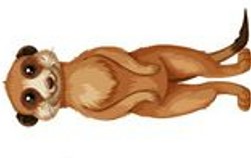
#> input picture HW2/Practical/Practical 2/Meerkat.jpg, 251 x 158 px
$ jupyter execute RANSAC.ipynb
#> lines starting #> are read from the running program, lines starting #| are printed output that depends on the picture
# RANSAC

## import library

[cell 1]
import random
import matplotlib.pyplot as plt
import numpy as np #########

## Generate points

[cell 2]
# Set random seed for reproducibility
random.seed(42)

# Generate fixed set of points
points = []
# Inliers: roughly along the line y = 2x + 1 with some noise
for _ in range(30):
    x = random.uniform(0, 10)
    y = 2 * x + 1 + random.uniform(-1, 1)  # Small noise
    points.append((x, y))
# Outliers: random points
for _ in range(10):
    x = random.uniform(0, 10)
    y = random.uniform(0, 15)
    points.append((x, y))

# Convert to list of (x, y) tuples that won't change
points = [(x, y) for x, y in points]

## distance to line

[cell 3]
def distance_to_line(x0, y0, x1, y1, x2, y2):
    # find y = mx + h
    m = (y2 - y1) / (x2 - x1) if x2 != x1 else None
    h = y1 - m * x1 if m != None else None
    # find distance with mx - y + h = 0
    if m != None:
        num = np.abs(m * x0 - y0 + h)
        denom = np.sqrt(m**2 + 1)
    else:
        num = np.abs(x0 - x1)
        denom = 1 if y1 != y2 else 0
    return num / denom if denom != 0 else float('inf')

## fit line

[cell 4]
def fit_line(x1, y1, x2, y2):
    m = (y2 - y1) / (x2 - x1) if x2 != x1 else None
    b = y1 - m * x1 if m != None else None
    return m, b

## ransac line fit

Inputs: points (list of (x, y) tuples), n_iterations (number of tries), threshold (max distance for inliers)

###Steps:
1. Randomly pick two points to define a line
2. Use fit_line to get the slope and intercept
3. Find all points within the threshold distance to the line (inliers)
4. Keep track of the line with the most inliers
5. For each iteration, plot the current line, inliers (blue), and outliers (red) with a pause
6. After all iterations, plot the best line with its inliers and outliers
######Return: best_model (slope, intercept), best_inliers (list of inlier points)

[cell 5]
#TODO: Implement the RANSAC algorithm to fit a line to the points

def ransac_line_fit(points, n_iterations=20, threshold=0.5):
#> called with n_iterations = 20, threshold = 0.5
    best_inliers = []
    best_model = None
    best_num_inliers = 0

    for iteration in range(n_iterations):
        # Step 1: Randomly select two points (hint: use random.sample)
        #TODO: Implement point selection
        samples = random.sample(points, 2)
        point1 = samples[0]
        point2 = samples[1]

        # Step 2: Define the line
        #TODO: Call fit_line with your selected points
        m, b = fit_line(point1[0], point1[1], point2[0], point2[1])

        # Step 3: Find inliers
        inliers = []
        outliers = []
        #TODO: Loop through points, calculate distances, and classify as inliers or outliers
        # Hint: Use distance_to_line; handle vertical lines (infinite slope) separately
        for point in points:
            dist = distance_to_line(point[0], point[1], point1[0], point1[1], point2[0], point2[1])
            if dist <= threshold:
                inliers.append(point)
            else:
                outliers.append(point)

        # Step 4: Update best model if current model has more inliers
        #TODO: Compare number of inliers and update best_model, best_inliers, best_num_inliers
        if len(inliers) > best_num_inliers:
            best_num_inliers = len(inliers)
            best_inliers = inliers
            best_model = (m, b)


        # Step 5: Visualize current iteration (provided, but use your variables)
        plt.clf()
        if inliers:
            in_x, in_y = zip(*inliers)
            plt.scatter(in_x, in_y, color='blue', label='Inliers')
        if outliers:
            out_x, out_y = zip(*outliers)
            plt.scatter(out_x, out_y, color='red', label='Outliers')
        # Plot the current line
        if m != float('inf'):
            x_vals = [0, 10]
            y_vals = [m * x + b for x in x_vals]
            plt.plot(x_vals, y_vals, 'g--', label='Current Line')
            eq_str = f"y = {m:.2f}x + {b:.2f}"
        else:
            plt.axvline(x=b, color='g', linestyle='--', label='Current Line')
            eq_str = f"x = {b:.2f}"
        plt.title(f"Iteration {iteration + 1}/{n_iterations}, Inliers: {len(inliers)}, {eq_str}")
        plt.legend()
        plt.xlim(0, 10)
        plt.ylim(0, 15)
        plt.pause(0.5)
#> this loop made 20 passes
#> pass 1, in ransac_line_fit, `plt.pause(0.5)`:
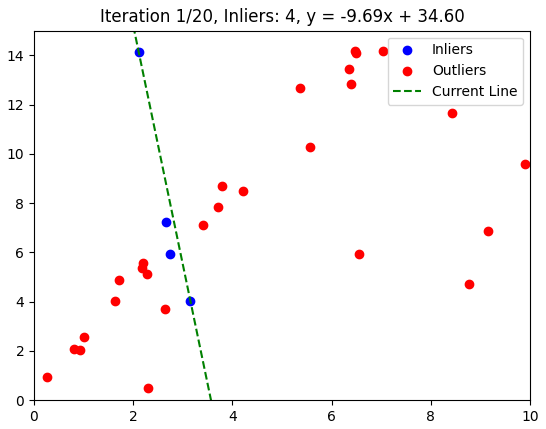
#> figure drawn by matplotlib, 1 panel

    # Final plot with best model (provided, but use your best_model)
    plt.clf()
    in_x, in_y = zip(*best_inliers) if best_inliers else ([], [])
    out_x, out_y = zip(*[p for p in points if p not in best_inliers])
    plt.scatter(in_x, in_y, color='blue', label='Inliers')
    plt.scatter(out_x, out_y, color='red', label='Outliers')
    if best_model[0] != float('inf'):
        x_vals = [0, 10]
        y_vals = [best_model[0] * x + best_model[1] for x in x_vals]
        plt.plot(x_vals, y_vals, 'g--', label='Best Fit Line')
        final_eq = f"y = {best_model[0]:.2f}x + {best_model[1]:.2f}"
    else:
        plt.axvline(x=best_model[1], color='g', linestyle='--', label='Best Fit Line')
        final_eq = f"x = {best_model[1]:.2f}"
    plt.title(f"Final Result, Best Inliers: {best_num_inliers}, {final_eq}")
    plt.legend()
    plt.xlim(0, 10)
    plt.ylim(0, 15)
    plt.show()
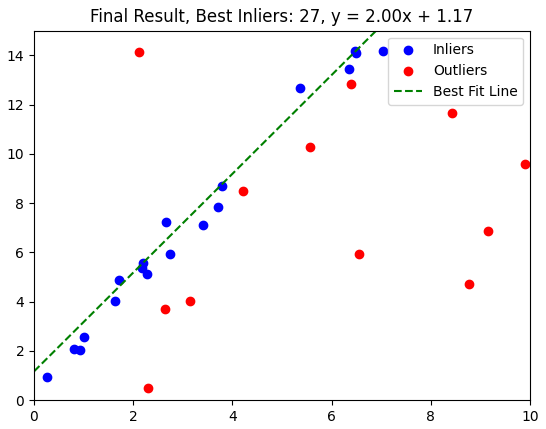
#> figure drawn by matplotlib, 1 panel

    return best_model, best_inliers

## Run RANSAC

[cell 6]
best_model, best_inliers = ransac_line_fit(points)
print(f"Best line: slope = {best_model[0]}, intercept = {best_model[1]}")

# RANSAC application

## import library

[cell 7]
import cv2
import numpy as np
import matplotlib.pyplot as plt

## load images

[cell 8]
object_img = cv2.imread('Meerkat.jpg', cv2.IMREAD_GRAYSCALE)  # object
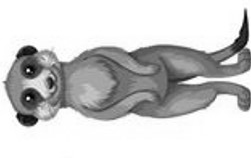
#> object_img: shape (158, 251); min 0, max 255, mean 202.9
scene_img = cv2.imread('animals.jpg', cv2.IMREAD_GRAYSCALE)   # Scene image with objects
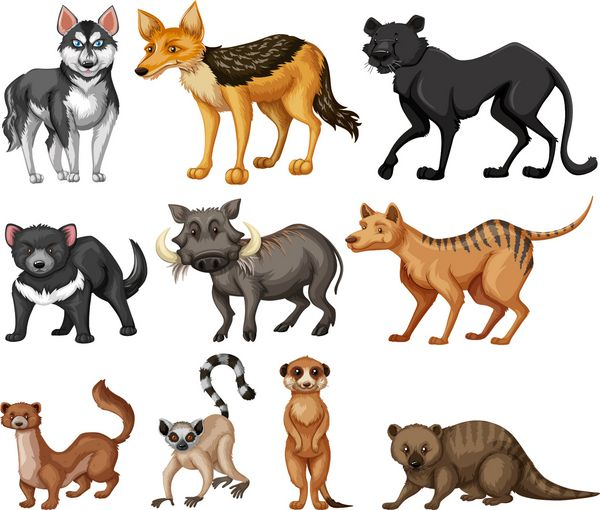
#> input picture HW2/Practical/Practical 2/animals.jpg, 600 x 510 px
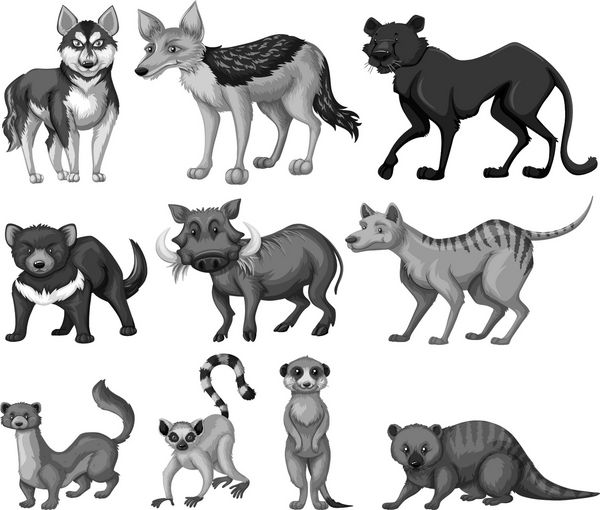
#> scene_img: shape (510, 600); min 0, max 255, mean 196.2

if object_img is None or scene_img is None:
    raise Exception("Images not found. Please provide 'Meerkat.jpg' and 'animals.jpg'.")

## Homography & RANSAC application

[cell 9]
# Feature Detection and Description (using SIFT)
sift = cv2.SIFT_create()
kp_obj, des_obj = sift.detectAndCompute(object_img, None)
#> kp_obj = 249 keypoints; strongest (x, y, size): (28, 98, 2.3), (28, 70, 2.2), (27, 120, 10.5), (27, 52, 10)
kp_scene, des_scene = sift.detectAndCompute(scene_img, None)
#> kp_scene = 1515 keypoints; strongest (x, y, size): (386, 170, 11.1), (489, 173, 8), (250, 394, 8), (529, 172, 8.4)


# Feature Matching (using KNN with ratio test)
bf = cv2.BFMatcher()
matches = bf.knnMatch(des_obj, des_scene, k=2)
#> matches = 249 matches


# Apply ratio test to filter good matches
good_matches = []
for m, n in matches:
    if m.distance < 0.75 * n.distance:  # Lowe's ratio test
        good_matches.append(m)
#> after the loop, good_matches = 73 matches


# Draw matches for visualization
img_matches = cv2.drawMatches(object_img, kp_obj, scene_img, kp_scene, good_matches, None,
                             flags=cv2.DrawMatchesFlags_NOT_DRAW_SINGLE_POINTS)
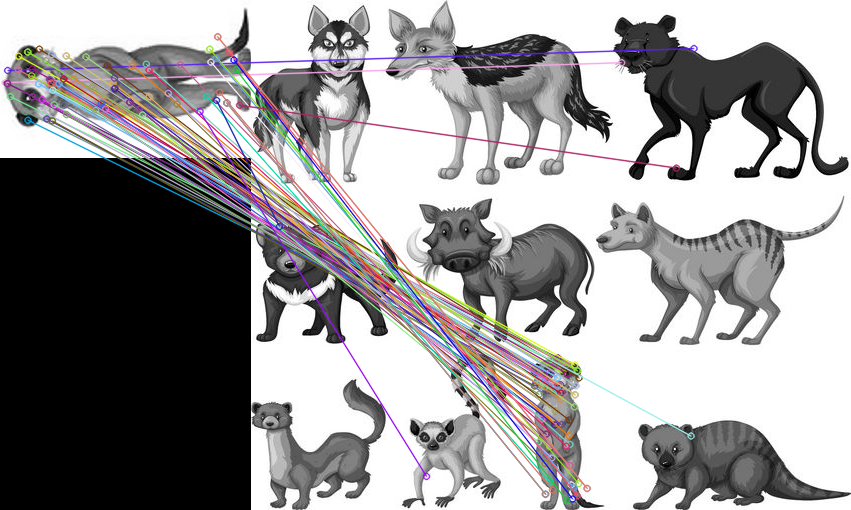
#> img_matches: shape (510, 851, 3); mean of channels 0, 1, 2 154.6, 153.7, 155.3; drawn as B, G, R

# Homography Estimation with RANSAC
if len(good_matches) >= 4:  # Minimum 4 points needed for homography
    # Extract source (object) and destination (scene) points from good matches
    # Hint: Use kp_obj[m.queryIdx].pt and kp_scene[m.trainIdx].pt, reshape to (-1, 1, 2)
    src_pts = np.float32([kp_obj[m.queryIdx].pt for m in good_matches]).reshape(-1, 1, 2)
#> src_pts = 73 rows, first 8: [4.93, 82.13], [6.95, 83.09], [6.95, 83.09], [7.2, 69.98], [9.74, 96.2], [17.95, 69.31], [18.23, 55.75], [25.32, 111.1]
    dst_pts = np.float32([kp_scene[m.trainIdx].pt for m in good_matches]).reshape(-1, 1, 2)
#> dst_pts = 73 rows, first 8: [370.1, 62.2], [306.5, 357.6], [306.5, 357.6], [442.5, 48.03], [298.2, 359.4], [314.7, 364.6], [323.3, 364.6], [288.9, 369.1]

    H, mask = cv2.findHomography(src_pts, dst_pts, cv2.RANSAC, 5) # : Compute the homography matrix using RANSAC
#> H = [[0.00025, -0.625, 358], [0.621, -0.0052, 353.4], [1.7e-06, -1.3e-05, 1]]; mask = 73 values, max 1 at index 1, min 0 at index 0, mean 0.918
              # Hint: Use findHomography with RANSAC and a reasonable threshold (e.g., 5.0)

    matches_mask = mask.ravel().tolist()
#> matches_mask has the same summary as mask
else:
    raise Exception("Not enough good matches found (need at least 4).")


# Perspective Transform to Locate Object
h, w = object_img.shape
#> h = 158; w = 251
obj_corners = np.float32([[0, 0], [0, h-1], [w-1, h-1], [w-1, 0]]).reshape(-1, 1, 2)
#> obj_corners = [[0, 0], [0, 157], [250, 157], [250, 0]]
scene_corners = cv2.perspectiveTransform(obj_corners, H)
#> scene_corners = [[358, 353.4], [260.4, 353.3], [260.4, 508.7], [357.9, 508.5]]

# Draw object boundary on scene image
scene_color = cv2.cvtColor(scene_img, cv2.COLOR_GRAY2BGR)
cv2.polylines(scene_color, [np.int32(scene_corners)], True, (0, 255, 0), 2)
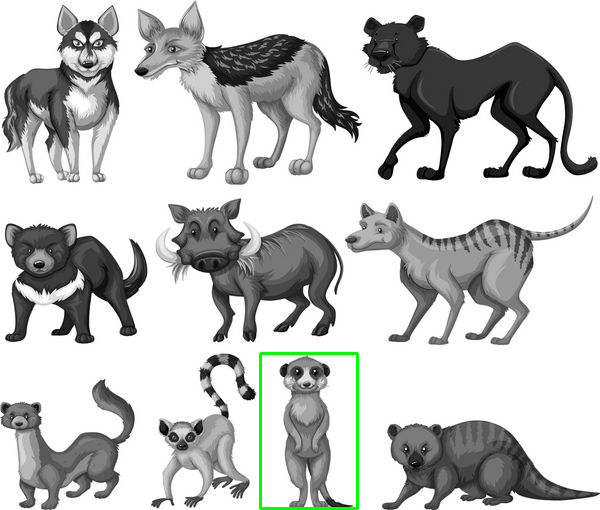
#> scene_color: shape (510, 600, 3); mean B, G, R 195, 196.3, 195

# Step 5: Histogram Verification (RGB and HSV)
# Warp the scene region back to object size for comparison
quad = np.zeros_like(object_img, dtype=np.uint8)
H_inv = np.linalg.inv(H)  # Inverse homography to warp scene to object
#> H_inv = [[-0.00159, 1.61, -568.9], [-1.61, -0.000932, 577.5], [-2.09e-05, -2.75e-06, 1.01]]
scene_color_full = cv2.imread('animals.jpg')
#> scene_color_full is the input picture: shape (510, 600, 3); mean B, G, R 184.6, 194.1, 204.4
warped_scene = cv2.warpPerspective(scene_color_full, H_inv, (w, h))
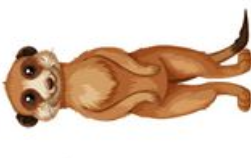
#> warped_scene: shape (158, 251, 3); mean B, G, R 180.4, 198.5, 221.5


# Convert images to HSV and compute histograms for verification
# Hint: Convert to HSV with cv2.cvtColor, compute histograms on Hue channel with cv2.calcHist
obj_hsv = cv2.cvtColor(scene_color, cv2.COLOR_BGR2HSV)
#> obj_hsv: shape (510, 600, 3); mean H, S, V 0.3, 1.3, 196.3
warped_hsv = cv2.cvtColor(warped_scene, cv2.COLOR_BGR2HSV)
#> warped_hsv: shape (158, 251, 3); mean H, S, V 19.4, 62.8, 221.8

hist_obj = cv2.calcHist([obj_hsv], [0], None, [256], [0, 256])
#> hist_obj = 256 values, max 304492 at index 0, min 0 at index 1, mean 1195.3
hist_warped = cv2.calcHist([warped_hsv], [0], None, [256], [0, 256])
#> hist_warped = 256 values, max 14572 at index 0, min 0 at index 31, mean 154.9

cv2.normalize(hist_obj, hist_obj)
cv2.normalize(hist_warped, hist_warped)

# Compare histograms (Bhattacharyya distance)
hist_diff = cv2.compareHist(hist_obj, hist_warped, cv2.HISTCMP_BHATTACHARYYA)
#> hist_diff = 0.625
print(f"Histogram Bhattacharyya Distance: {hist_diff:.4f}")
#| Histogram Bhattacharyya Distance: 0.6249
verification_threshold = 0.5  # Adjust based on testing
if hist_diff < verification_threshold:
    print("Object verified by histogram comparison!")
else:
    print("Object not verified by histogram comparison.")

## show result

[cell 10]
plt.figure(figsize=(15, 5))
plt.subplot(131), plt.imshow(img_matches), plt.title('Feature Matches')
plt.subplot(132), plt.imshow(scene_color), plt.title('Detected Object')
plt.subplot(133), plt.imshow(warped_scene), plt.title('Warped Meerkat Region')
plt.tight_layout()
plt.show()
#> figure, not shown here; B, G, R data is drawn as R, G, B
